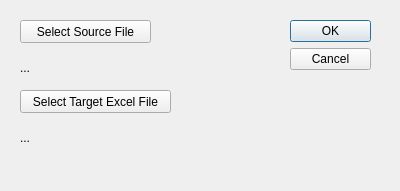
<?xml version="1.0" encoding="UTF-8"?>
<ui version="4.0">
 <class>Dialog</class>
 <widget class="QDialog" name="Dialog">
  <property name="geometry">
   <rect>
    <x>0</x>
    <y>0</y>
    <width>400</width>
    <height>191</height>
   </rect>
  </property>
  <property name="windowTitle">
   <string>Boobit Ref Volume Summary</string>
  </property>
  <widget class="QDialogButtonBox" name="buttonBox">
   <property name="geometry">
    <rect>
     <x>290</x>
     <y>20</y>
     <width>81</width>
     <height>61</height>
    </rect>
   </property>
   <property name="orientation">
    <enum>Qt::Vertical</enum>
   </property>
   <property name="standardButtons">
    <set>QDialogButtonBox::Cancel|QDialogButtonBox::Ok</set>
   </property>
  </widget>
  <widget class="QPushButton" name="buttonSourceSelect">
   <property name="geometry">
    <rect>
     <x>20</x>
     <y>20</y>
     <width>131</width>
     <height>23</height>
    </rect>
   </property>
   <property name="text">
    <string>Select Source File</string>
   </property>
  </widget>
  <widget class="QLabel" name="labelSorucePath">
   <property name="geometry">
    <rect>
     <x>20</x>
     <y>60</y>
     <width>261</width>
     <height>16</height>
    </rect>
   </property>
   <property name="text">
    <string>...</string>
   </property>
  </widget>
  <widget class="QPushButton" name="buttonTargetSelect">
   <property name="geometry">
    <rect>
     <x>20</x>
     <y>90</y>
     <width>151</width>
     <height>23</height>
    </rect>
   </property>
   <property name="text">
    <string>Select Target Excel File</string>
   </property>
  </widget>
  <widget class="QLabel" name="labelTargatPath">
   <property name="geometry">
    <rect>
     <x>20</x>
     <y>130</y>
     <width>271</width>
     <height>16</height>
    </rect>
   </property>
   <property name="text">
    <string>...</string>
   </property>
  </widget>
 </widget>
 <resources/>
 <connections>
  <connection>
   <sender>buttonBox</sender>
   <signal>accepted()</signal>
   <receiver>Dialog</receiver>
   <slot>accept()</slot>
   <hints>
    <hint type="sourcelabel">
     <x>248</x>
     <y>254</y>
    </hint>
    <hint type="destinationlabel">
     <x>157</x>
     <y>274</y>
    </hint>
   </hints>
  </connection>
  <connection>
   <sender>buttonBox</sender>
   <signal>rejected()</signal>
   <receiver>Dialog</receiver>
   <slot>reject()</slot>
   <hints>
    <hint type="sourcelabel">
     <x>316</x>
     <y>260</y>
    </hint>
    <hint type="destinationlabel">
     <x>286</x>
     <y>274</y>
    </hint>
   </hints>
  </connection>
 </connections>
</ui>
